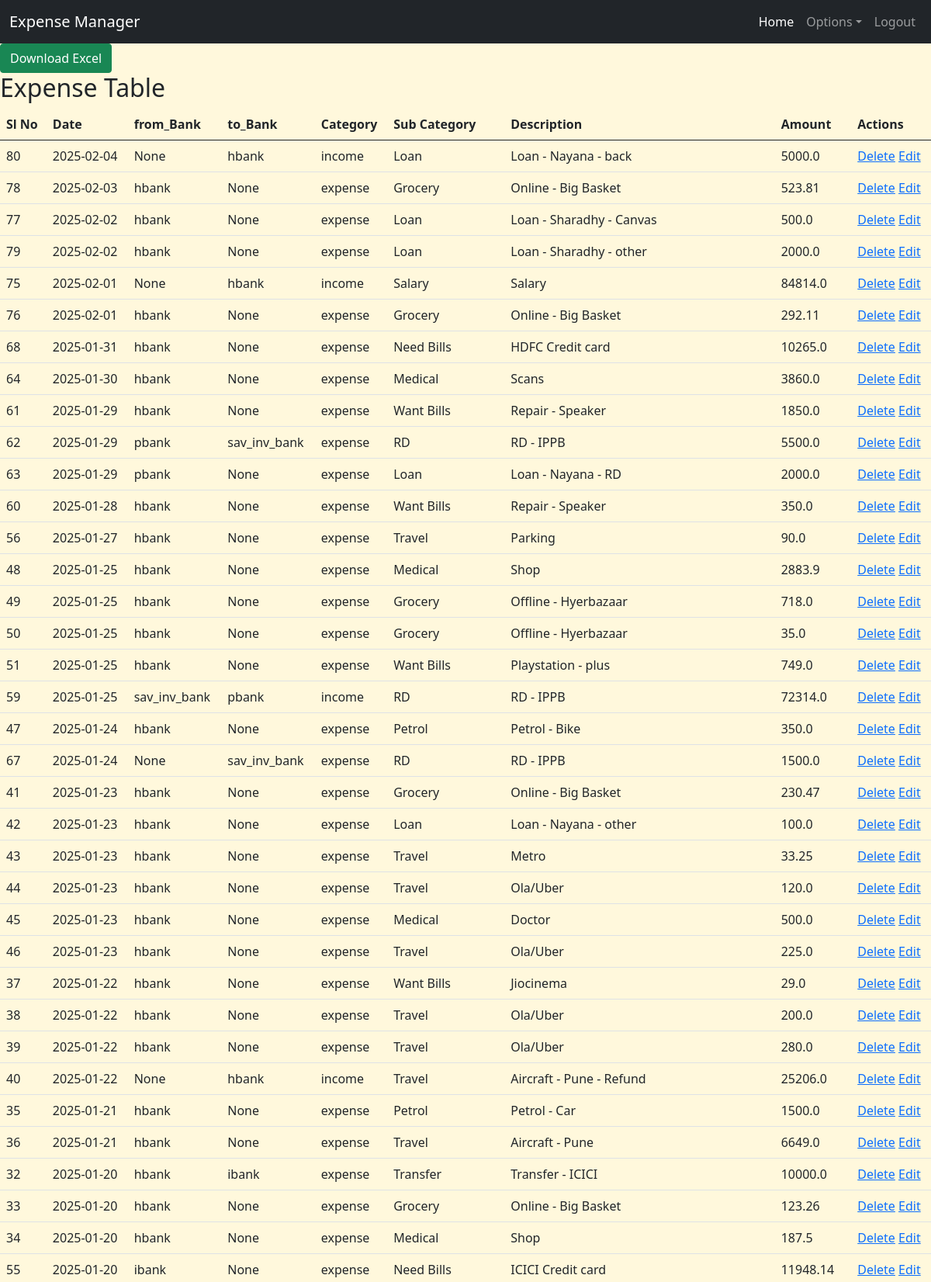
Screenshot of /view (signed in, upper part) with the database file from the repository.
### app.py (models this page shows)
class IncomeExpenseManager(db.Model):
    id = db.Column(db.Integer, primary_key=True)
    date = db.Column(db.Date, nullable=False)
    from_bank = db.Column(db.String(10), nullable=True)
    to_bank = db.Column(db.String(10), nullable=True)
    category = db.Column(db.String(20), nullable=False)
    sub_category = db.Column(db.String(50), nullable=False)
    description = db.Column(db.String(100), nullable=False)
    amount = db.Column(db.Float, nullable=False)

### app.py (the view)
@app.route('/view')
@login_required
def view_expenses():
    expenses = IncomeExpenseManager.query.order_by(IncomeExpenseManager.date.desc()).all()
    return render_template('view_expenses.html', expenses=expenses)

### app.py (called while the page is built)
@login_manager.user_loader
def load_user(user_id):
    return User.query.get(int(user_id))  # Fetch user from database

### templates/view_expenses.html
{% extends 'base.html' %}
{% block content %}
<a href="{{ url_for('export_to_excel') }}" class="btn btn-success">Download Excel</a>
<br>
<h2> Expense Table </h2>
<table class="table">
    <thead>
        <tr>
            <th>Sl No</th>
            <th>Date</th>
            <th>from_Bank</th>
            <th>to_Bank</th>
            <th>Category</th>
            <th>Sub Category</th>
            <th>Description</th>
            <th>Amount</th>
            <th>Actions</th>
        </tr>
    </thead>
    <tbody>
        {% for expense in expenses %}
        <tr>
            <td>{{expense.id}}</td>
            <td>{{expense.date}}</td>
            <td>{{expense.from_bank}}</td>
            <td>{{expense.to_bank}}</td>
            <td>{{expense.category}}</td>
            <td>{{expense.sub_category}}</td>
            <td>{{expense.description}}</td>
            <td>{{expense.amount}}</td>
            <td>
                <a href="{{ url_for('delete_expense', id=expense.id) }}" onclick="return confirm('Are you sure you want to delete?');">Delete</a>
                <a href="{{ url_for('edit_expense', id=expense.id) }}">Edit</a>
        </td>
        </tr>
        {% endfor %}
    </tbody>
</table>
{% endblock %}

### templates/base.html (shortened to what this page needs)
<!DOCTYPE html>
<html lang="en">
<head>
    <link href="https://cdn.jsdelivr.net/npm/bootstrap@5.0.2/dist/css/bootstrap.min.css" rel="stylesheet">
  </head>
<body>
    <header>
        <nav class="navbar navbar-expand-lg navbar-dark bg-dark">
            <div class="container-fluid">
              <a class="navbar-brand" href="{{url_for('index')}}">Expense Manager</a>
              <div class="collapse navbar-collapse" id="navbarSupportedContent">
                <ul class="navbar-nav ms-auto mb-2 mb-lg-0">
                  {% if current_user.is_authenticated %}
                  <li class="nav-item">
                    <a class="nav-link active" aria-current="page" href="{{url_for('index')}}">Home</a>
                  </li>
                  <li class="nav-item dropdown">
                    <a class="nav-link dropdown-toggle" href="#" role="button" data-bs-toggle="dropdown" aria-expanded="false">Options</a>
                  </li>
                  <li class="nav-item">
                    <a class="nav-link" href="{{ url_for('logout') }}">Logout</a>
                  </li>
                  {% endif %}
                </ul>
              </div>
            </div>
          </nav>
    </header>
    <main>
        {% block content %}{% endblock %}
    </main>
</body>
</html>

### templates/base.html (style rules this page uses)
body { background-color: cornsilk; }

### rows the page displays
IncomeExpenseManager: id "80", date "2025-02-04", from_bank "None", to_bank "hbank", category "income", sub_category "Loan", description "Loan - Nayana - back", amount "5000.0"
IncomeExpenseManager: id "78", date "2025-02-03", from_bank "hbank", to_bank "None", category "expense", sub_category "Grocery", description "Online - Big Basket", amount "523.81"
IncomeExpenseManager: id "77", date "2025-02-02", from_bank "hbank", to_bank "None", category "expense", sub_category "Loan", description "Loan - Sharadhy - Canvas", amount "500.0"
IncomeExpenseManager: id "79", date "2025-02-02", from_bank "hbank", to_bank "None", category "expense", sub_category "Loan", description "Loan - Sharadhy - other", amount "2000.0"
IncomeExpenseManager: id "75", date "2025-02-01", from_bank "None", to_bank "hbank", category "income", sub_category "Salary", description "Salary", amount "84814.0"
IncomeExpenseManager: id "76", date "2025-02-01", from_bank "hbank", to_bank "None", category "expense", sub_category "Grocery", description "Online - Big Basket", amount "292.11"
IncomeExpenseManager: id "68", date "2025-01-31", from_bank "hbank", to_bank "None", category "expense", sub_category "Need Bills", description "HDFC Credit card", amount "10265.0"
IncomeExpenseManager: id "64", date "2025-01-30", from_bank "hbank", to_bank "None", category "expense", sub_category "Medical", description "Scans", amount "3860.0"
IncomeExpenseManager: id "61", date "2025-01-29", from_bank "hbank", to_bank "None", category "expense", sub_category "Want Bills", description "Repair - Speaker", amount "1850.0"
IncomeExpenseManager: id "62", date "2025-01-29", from_bank "pbank", to_bank "sav_inv_bank", category "expense", sub_category "RD", description "RD - IPPB", amount "5500.0"
IncomeExpenseManager: id "63", date "2025-01-29", from_bank "pbank", to_bank "None", category "expense", sub_category "Loan", description "Loan - Nayana - RD", amount "2000.0"
IncomeExpenseManager: id "60", date "2025-01-28", from_bank "hbank", to_bank "None", category "expense", sub_category "Want Bills", description "Repair - Speaker", amount "350.0"
IncomeExpenseManager: id "56", date "2025-01-27", from_bank "hbank", to_bank "None", category "expense", sub_category "Travel", description "Parking", amount "90.0"
IncomeExpenseManager: id "48", date "2025-01-25", from_bank "hbank", to_bank "None", category "expense", sub_category "Medical", description "Shop", amount "2883.9"
IncomeExpenseManager: id "49", date "2025-01-25", from_bank "hbank", to_bank "None", category "expense", sub_category "Grocery", description "Offline - Hyerbazaar", amount "718.0"
IncomeExpenseManager: id "50", date "2025-01-25", from_bank "hbank", to_bank "None", category "expense", sub_category "Grocery", description "Offline - Hyerbazaar", amount "35.0"
IncomeExpenseManager: id "51", date "2025-01-25", from_bank "hbank", to_bank "None", category "expense", sub_category "Want Bills", description "Playstation - plus", amount "749.0"
IncomeExpenseManager: id "59", date "2025-01-25", from_bank "sav_inv_bank", to_bank "pbank", category "income", sub_category "RD", description "RD - IPPB", amount "72314.0"
IncomeExpenseManager: id "47", date "2025-01-24", from_bank "hbank", to_bank "None", category "expense", sub_category "Petrol", description "Petrol - Bike", amount "350.0"
IncomeExpenseManager: id "67", date "2025-01-24", from_bank "None", to_bank "sav_inv_bank", category "expense", sub_category "RD", description "RD - IPPB", amount "1500.0"
IncomeExpenseManager: id "41", date "2025-01-23", from_bank "hbank", to_bank "None", category "expense", sub_category "Grocery", description "Online - Big Basket", amount "230.47"
IncomeExpenseManager: id "42", date "2025-01-23", from_bank "hbank", to_bank "None", category "expense", sub_category "Loan", description "Loan - Nayana - other", amount "100.0"
IncomeExpenseManager: id "43", date "2025-01-23", from_bank "hbank", to_bank "None", category "expense", sub_category "Travel", description "Metro", amount "33.25"
IncomeExpenseManager: id "44", date "2025-01-23", from_bank "hbank", to_bank "None", category "expense", sub_category "Travel", description "Ola/Uber", amount "120.0"
IncomeExpenseManager: id "45", date "2025-01-23", from_bank "hbank", to_bank "None", category "expense", sub_category "Medical", description "Doctor", amount "500.0"
IncomeExpenseManager: id "46", date "2025-01-23", from_bank "hbank", to_bank "None", category "expense", sub_category "Travel", description "Ola/Uber", amount "225.0"
IncomeExpenseManager: id "37", date "2025-01-22", from_bank "hbank", to_bank "None", category "expense", sub_category "Want Bills", description "Jiocinema", amount "29.0"
IncomeExpenseManager: id "38", date "2025-01-22", from_bank "hbank", to_bank "None", category "expense", sub_category "Travel", description "Ola/Uber", amount "200.0"
IncomeExpenseManager: id "39", date "2025-01-22", from_bank "hbank", to_bank "None", category "expense", sub_category "Travel", description "Ola/Uber", amount "280.0"
IncomeExpenseManager: id "40", date "2025-01-22", from_bank "None", to_bank "hbank", category "income", sub_category "Travel", description "Aircraft - Pune - Refund", amount "25206.0"
IncomeExpenseManager: id "35", date "2025-01-21", from_bank "hbank", to_bank "None", category "expense", sub_category "Petrol", description "Petrol - Car", amount "1500.0"
IncomeExpenseManager: id "36", date "2025-01-21", from_bank "hbank", to_bank "None", category "expense", sub_category "Travel", description "Aircraft - Pune", amount "6649.0"
IncomeExpenseManager: id "32", date "2025-01-20", from_bank "hbank", to_bank "ibank", category "expense", sub_category "Transfer", description "Transfer - ICICI", amount "10000.0"
IncomeExpenseManager: id "33", date "2025-01-20", from_bank "hbank", to_bank "None", category "expense", sub_category "Grocery", description "Online - Big Basket", amount "123.26"
IncomeExpenseManager: id "34", date "2025-01-20", from_bank "hbank", to_bank "None", category "expense", sub_category "Medical", description "Shop", amount "187.5"
IncomeExpenseManager: id "55", date "2025-01-20", from_bank "ibank", to_bank "None", category "expense", sub_category "Need Bills", description "ICICI Credit card", amount "11948.14"
